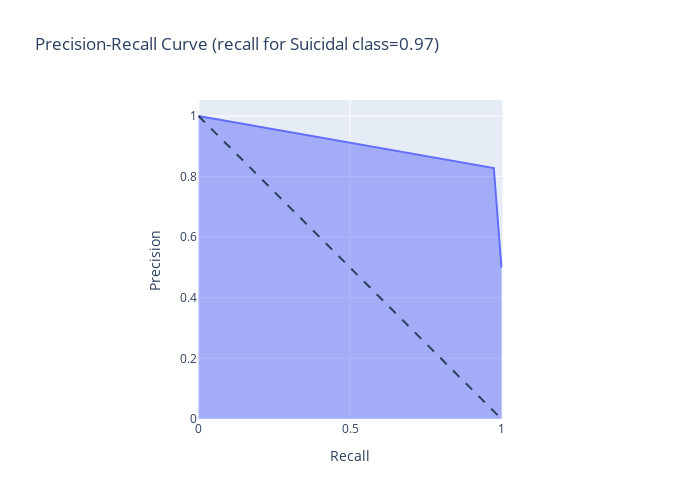

Write notebook code for a chart like this one.
### Markdown cell above
## Comments:  
For this classifier Recall will be the most important metric since the penalty of classifing someone who has suicidal thouts as non-suicidal is dangerous. As we can see the model achived 97% recall for class 1 (Suicidal)

### Code cell
import plotly.express as px
from sklearn.metrics import precision_recall_curve, auc, recall_score
y_score = pred

precision, recall, thresholds = precision_recall_curve(y_test, y_score)

fig = px.area(
    x=recall, y=precision,
    title=f'Precision-Recall Curve (recall for Suicidal class={recall_score(y_test, y_score):.2f})',
    labels=dict(x='Recall', y='Precision'),
    width=700, height=500
)
fig.add_shape(
    type='line', line=dict(dash='dash'),
    x0=0, x1=1, y0=1, y1=0
)
fig.update_yaxes(scaleanchor="x", scaleratio=1)
fig.update_xaxes(constrain='domain')

fig.show()

### Figure 1 — Plotly figure (JSON) as saved in the notebook; plotly's stock layout.template omitted (floating-point values rounded to 4 significant figures)
{"data": [{"hovertemplate": "Recall=%{x}<br>Precision=%{y}<extra></extra>", "legendgroup": "", "line": {"color": "#636efa"}, "mode": "lines", "name": "", "orientation": "v", "showlegend": false, "stackgroup": "1", "type": "scatter", "x": [1, 0.9747, 0], "xaxis": "x", "y": [0.4998, 0.828, 1], "yaxis": "y"}], "layout": {"height": 500, "legend": {"tracegroupgap": 0}, "shapes": [{"line": {"dash": "dash"}, "type": "line", "x0": 0, "x1": 1, "y0": 1, "y1": 0}], "title": {"text": "Precision-Recall Curve (recall for Suicidal class=0.97)"}, "width": 700, "xaxis": {"anchor": "y", "constrain": "domain", "domain": [0, 1], "title": {"text": "Recall"}}, "yaxis": {"anchor": "x", "domain": [0, 1], "scaleanchor": "x", "scaleratio": 1, "title": {"text": "Precision"}}}}
